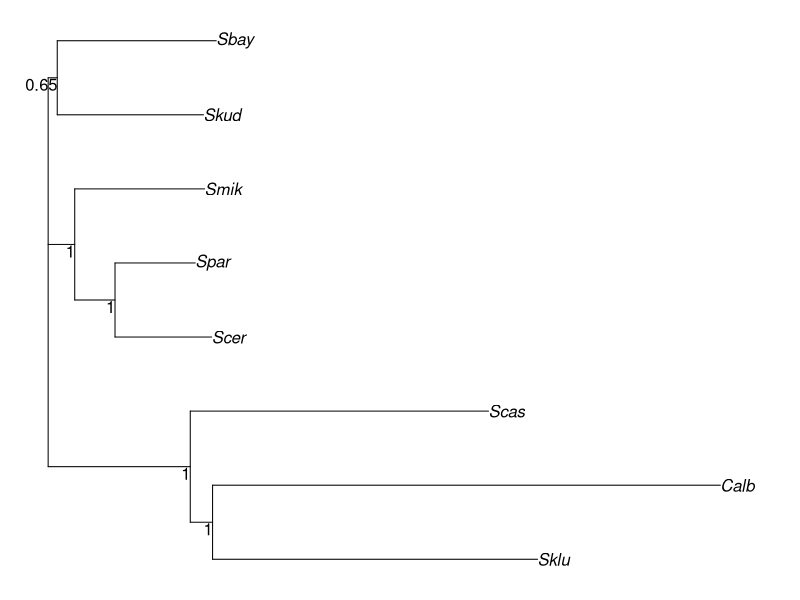
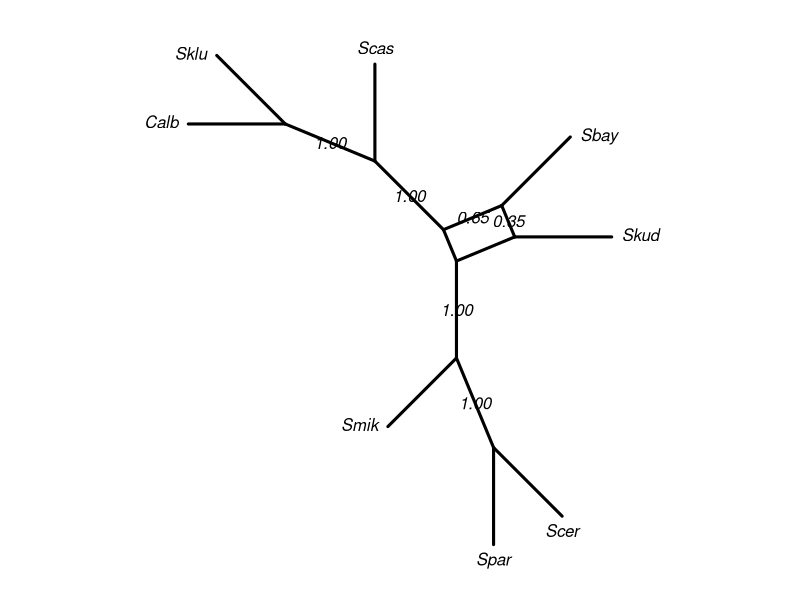
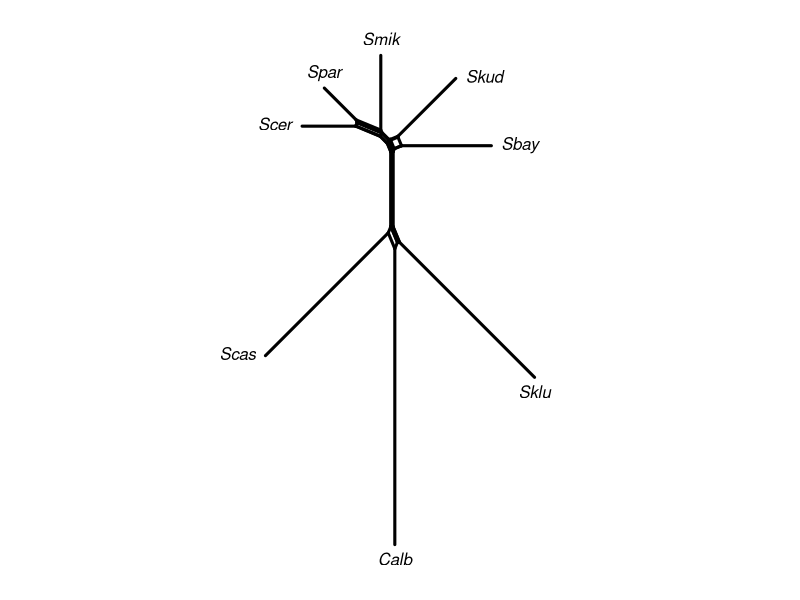
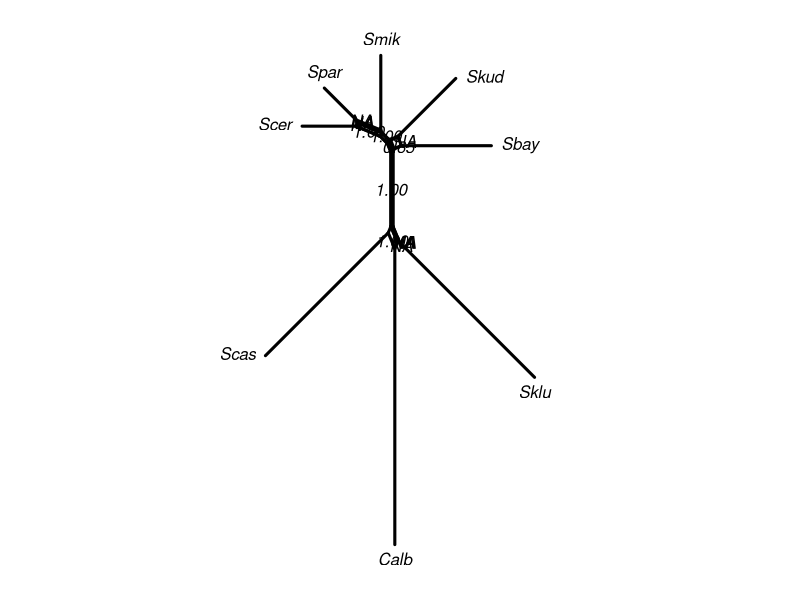
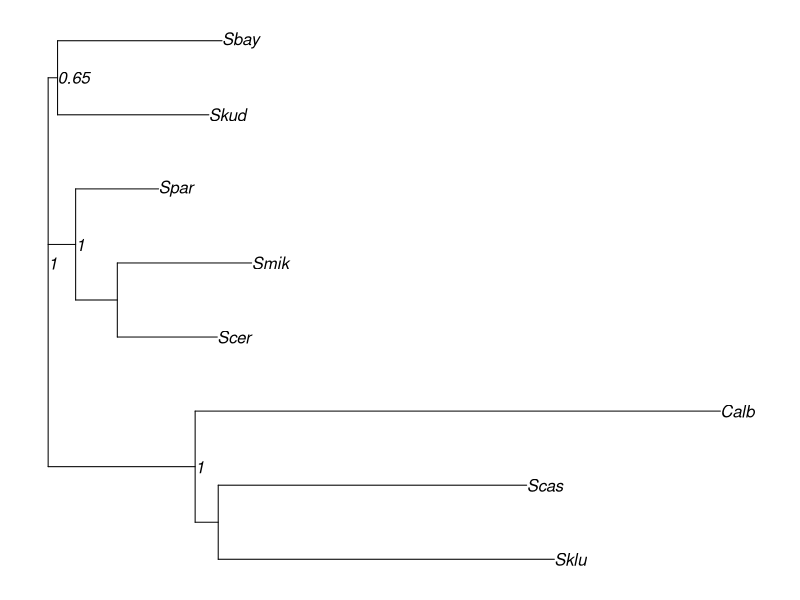
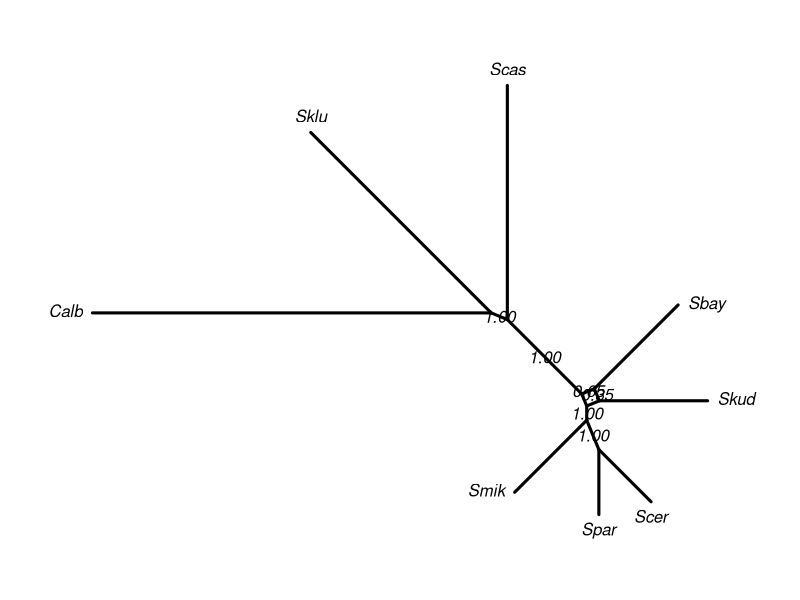

The R source for these figures, in order:
## ---- chunk 1
library(phangorn)
data(Laurasiatherian)
data(yeast)
## ---- chunk 2
set.seed(1)
bs <- bootstrap.phyDat(yeast, FUN = function(x)nj(dist.hamming(x)), 
    bs=100)
## ---- chunk 3
tree <- nj(dist.hamming(yeast))
par("mar" = rep(1, 4))
tree <- plotBS(tree, bs, "phylogram")
## ---- chunk 4
cnet <- consensusNet(bs, .3)
## ---- chunk 5
plot(cnet, show.edge.label=TRUE)
## ---- chunk 6
dm <- dist.hamming(yeast)
nnet <- neighborNet(dm)
par("mar" = rep(1, 4))
plot(nnet)
## ---- chunk 7
nnet <- addConfidences(nnet, tree)
par("mar" = rep(1, 4))
plot(nnet, show.edge.label=TRUE)
## ---- chunk 8
tree2 <- rNNI(tree, 2)
tree2 <- addConfidences(tree2, tree)
# several support values are missing
par("mar" = rep(1, 4))
plot(tree2, show.node.label=TRUE)
## ---- chunk 9
cnet <- nnls.networx(cnet, dm)
par("mar" = rep(1, 4))
plot(cnet, show.edge.label=TRUE)
## ---- chunk 10
sessionInfo()
